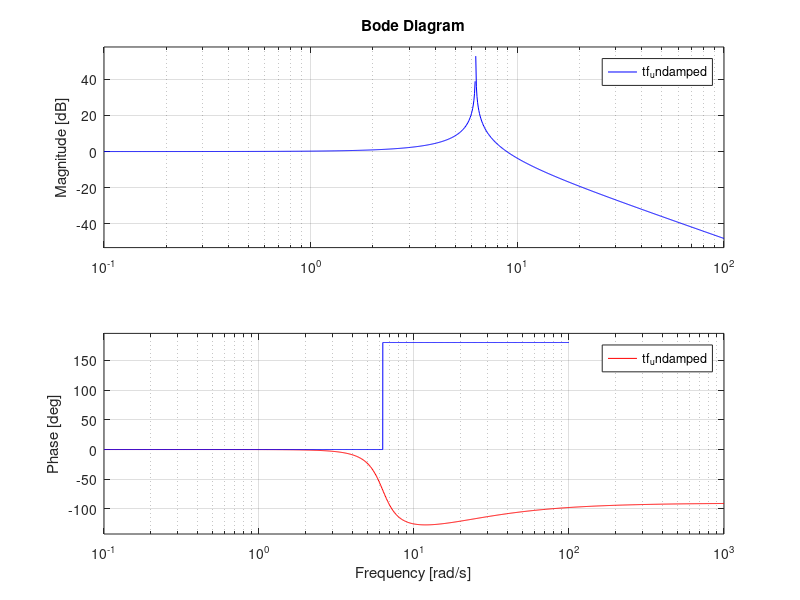
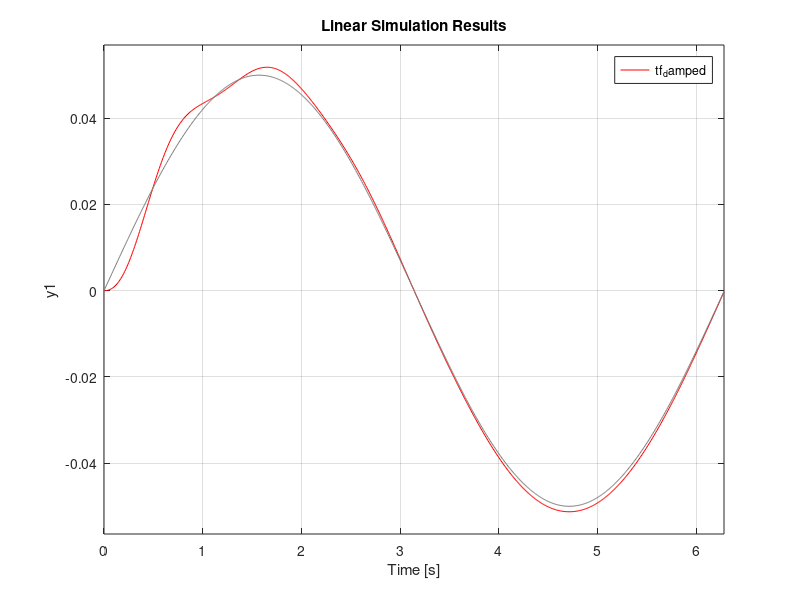
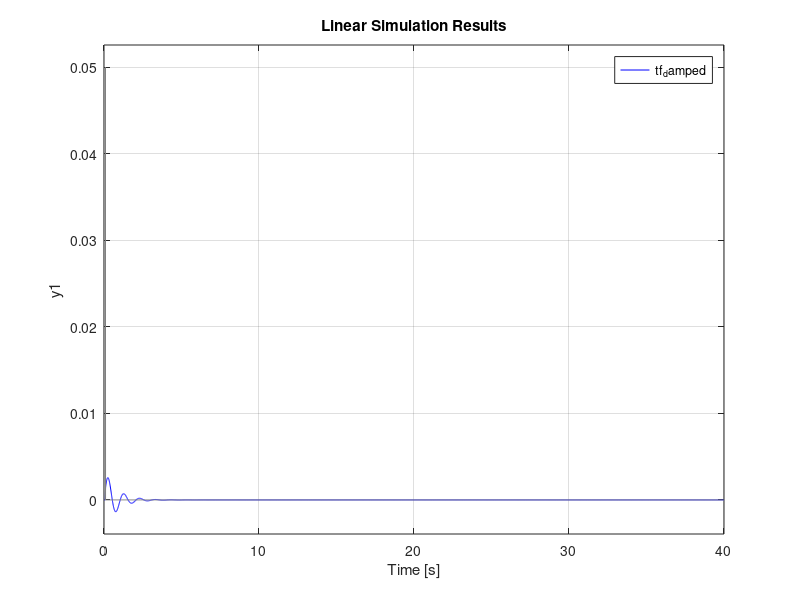
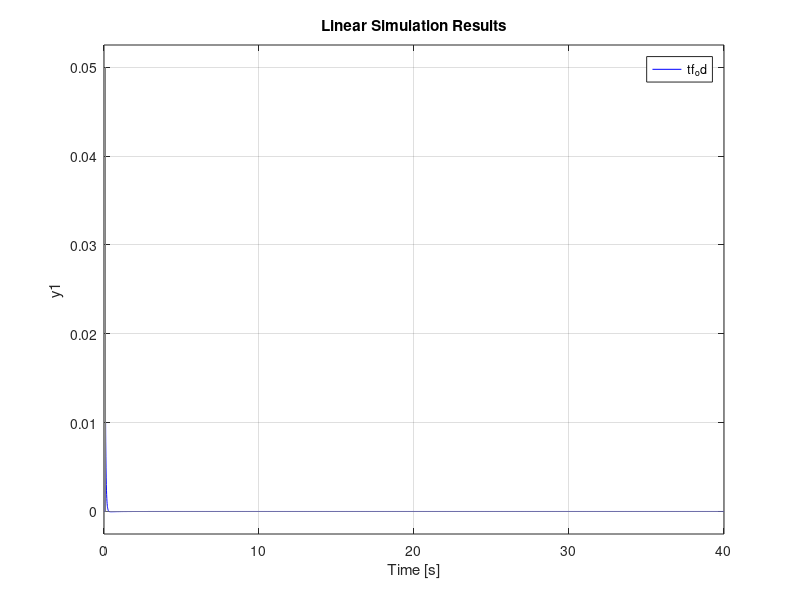

Source code (MATLAB) for these figures, in order:
clc
clear all
close all

mp = 0.16;
cp = 0.4;
kp = 6.32;

%% Task 1
%Task 1.2
wn = sqrt(kp/mp);
ita = cp/(2*sqrt(kp*mp));

%Task 1.3
s = tf('s');
tf_damped = (cp*s + kp)/(mp*s*s + cp*s + kp);
tf_undamped = kp/(mp*s*s + kp);

figure,
bode(tf_damped,'r');
hold on;
bode(tf_undamped,'b');

%Task 1.4
h1 = 0.01;
t1 = 0:h1:2*pi;
omega = 1; 
u_sin = 0.05*sin(omega*t1);
figure,
lsim(tf_damped, u_sin, t1,'r'); 

impulse_amp = 0.05;
h2 = 0.01;
t2 = 0:h2:40;
u_impulse = zeros(length(t2),1);
u_impulse(10) = impulse_amp;
figure,
lsim(tf_damped, u_impulse, t2,'b');

%%Analysis 
ita_ud = 0.1;
ita_cd = 1;
ita_od = 2;
tf_ud = (2*ita_ud*wn*s + wn*wn)/(s*s + 2*ita_ud*wn*s + wn*wn);
tf_cd = (2*ita_cd*wn*s + wn*wn)/(s*s + 2*ita_cd*wn*s + wn*wn);
tf_od = (2*ita_od*wn*s + wn*wn)/(s*s + 2*ita_od*wn*s + wn*wn);
figure,
lsim(tf_ud, u_impulse, t2,'r');
hold on
lsim(tf_cd, u_impulse, t2,'g');
lsim(tf_od, u_impulse, t2,'b');

% u_step = t2>=1;
% lsim(tf_ud, u_step, t2,'r');
% hold on
% lsim(tf_cd, u_step, t2,'g');
% lsim(tf_od, u_step, t2,'b');

w = 0:0.01:25;
H = freqresp(tf_damped,w);
Sw = (4.028*(10^-7))./(2.88*(10^-4) + 0.68*(w.^2) + (w.^4));
H = squeeze(H)';
psd = abs((H.^2)).*(Sw);
figure,
semilogy(w,psd,'k');

%% Task 2
%Task 2.2
dp = 0;
dd = 0.4;
tf_active = kp/(mp*s*s + dd*s + kp+dp);
figure,
subplot(1,3,1),
lsim(tf_damped, u_sin, t1, 'r')
hold on
lsim(tf_active, u_sin, t1, 'b')

subplot(1,3,2),
lsim(tf_damped, u_impulse, t2, 'r')
hold on
lsim(tf_active, u_impulse, t2, 'b')

H_active = freqresp(tf_active,w);
H_active = squeeze(H_active)';
psd_active = abs((H_active.^2)).*(Sw);

subplot(1,3,3),
semilogy(w,psd,'r');
hold on
semilogy(w,psd_active,'b');

% Task 2.3
dp = 0;
dd = 1.0;
tf_active = kp/(mp*s*s + dd*s + kp+dp);
tf_active_undamped = kp/(mp*s*s + kp+dp);
bode(tf_active_undamped)

subplot(1,3,1),
lsim(tf_damped, u_sin, t1, 'r')
hold on
lsim(tf_active, u_sin, t1, 'b')

subplot(1,3,2),
lsim(tf_damped, u_impulse, t2, 'r')
hold on
lsim(tf_active, u_impulse, t2, 'b');

H_active = freqresp(tf_active,w);
H_active = squeeze(H_active)';
psd_active = abs((H_active.^2)).*(Sw);

subplot(1,3,3),
semilogy(w,psd,'r');
hold on
semilogy(w,psd_active,'b');

% Extra task 1
% dd = 2*sqrt(kp*mp);
% dp = 0;
% tf_active = kp/(mp*s*s + dd_vect(j)*s + kp+dp_vect(i));

%% Task 3
hp = 0.01;
hd = 1;
hi = 0.1;
tf_pid = (kp*s)/(mp*s*s*s + hd*s*s + (kp+hp)*s + hi);
u_step = 0.05.*(t2>=1);
% lsim(tf_ud, u_step, t2,'r');

subplot(1,3,1),
lsim(tf_damped, u_sin, t1, 'r')
hold on
lsim(tf_pid, u_sin, t1, 'b')

subplot(1,3,2),
lsim(tf_damped, u_impulse, t2, 'r')
hold on
lsim(tf_pid, u_impulse, t2, 'b')

H_pid = freqresp(tf_pid,w);
H_pid = squeeze(H_pid)';
psd_pid = abs((H_pid.^2)).*(Sw);

subplot(1,3,3),
semilogy(w,psd,'r');
hold on
semilogy(w,psd_pid,'b');



